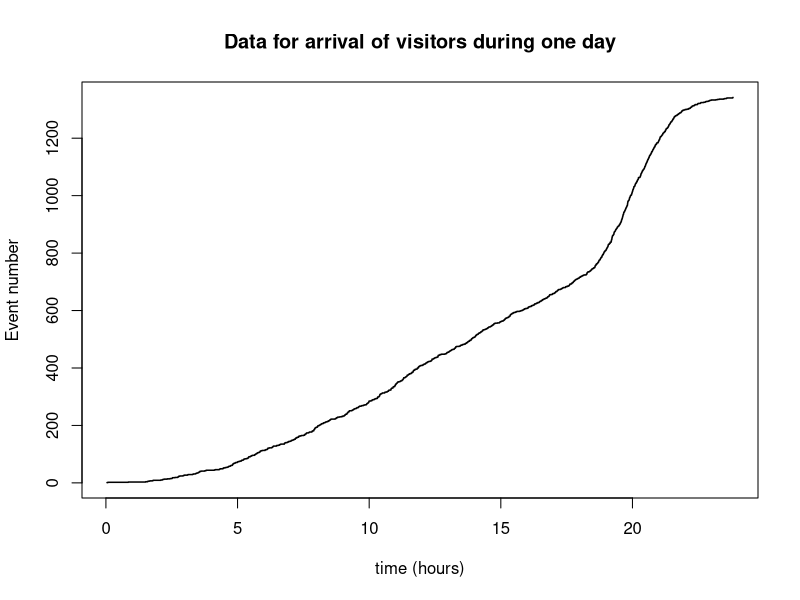
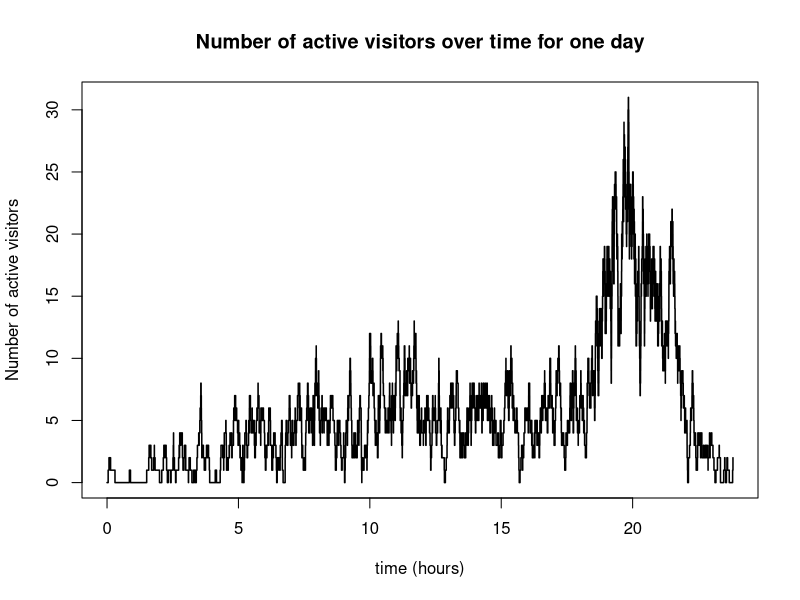
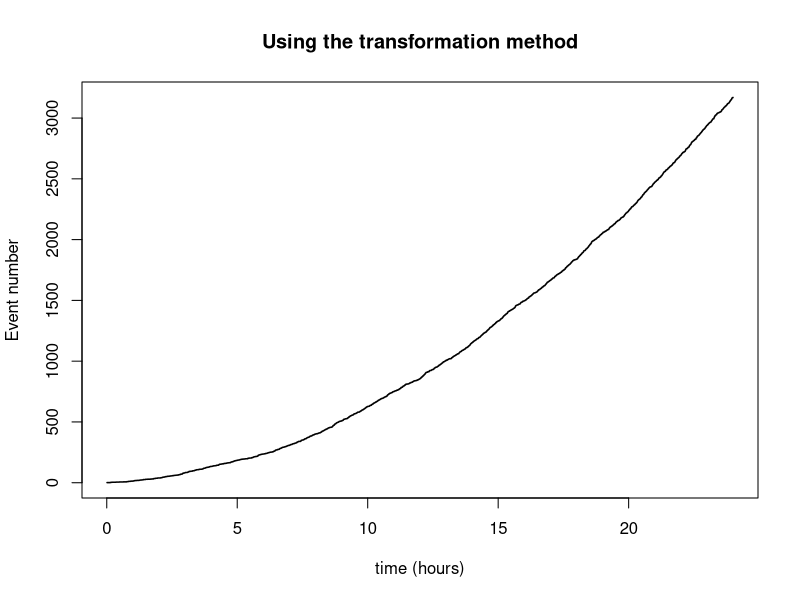
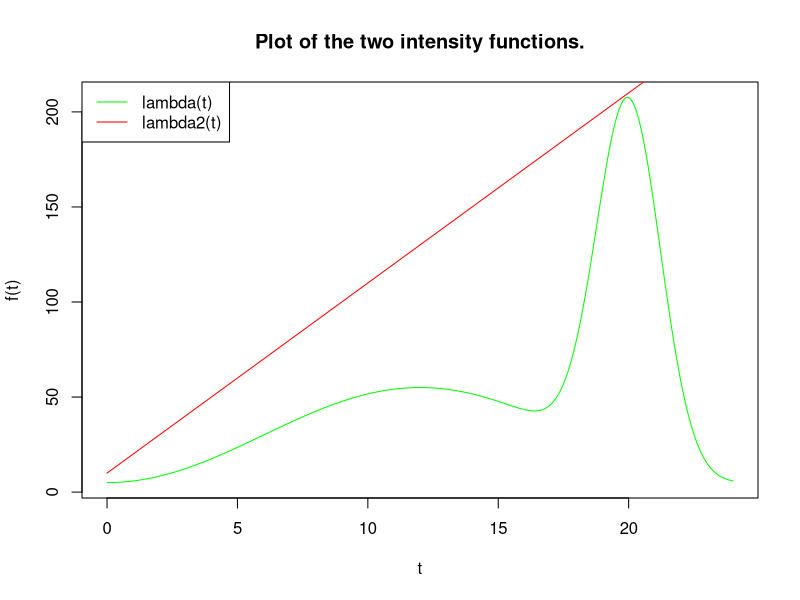
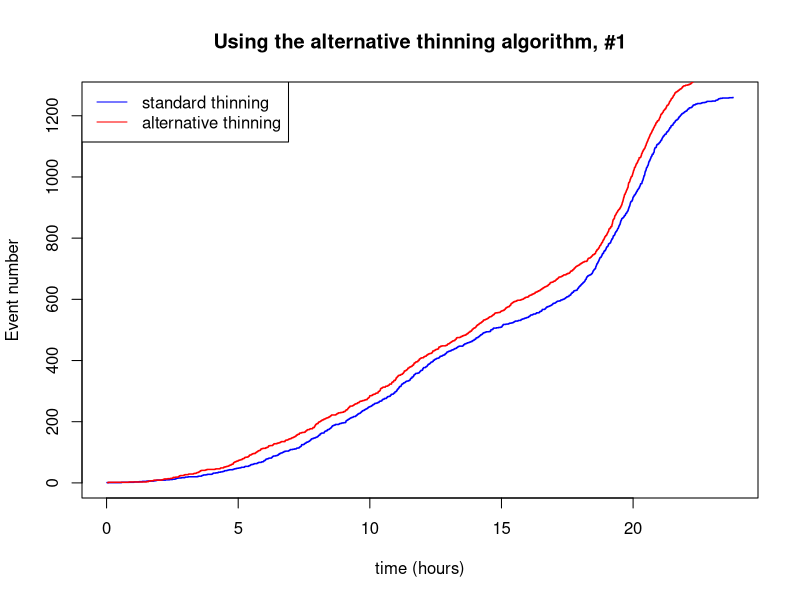
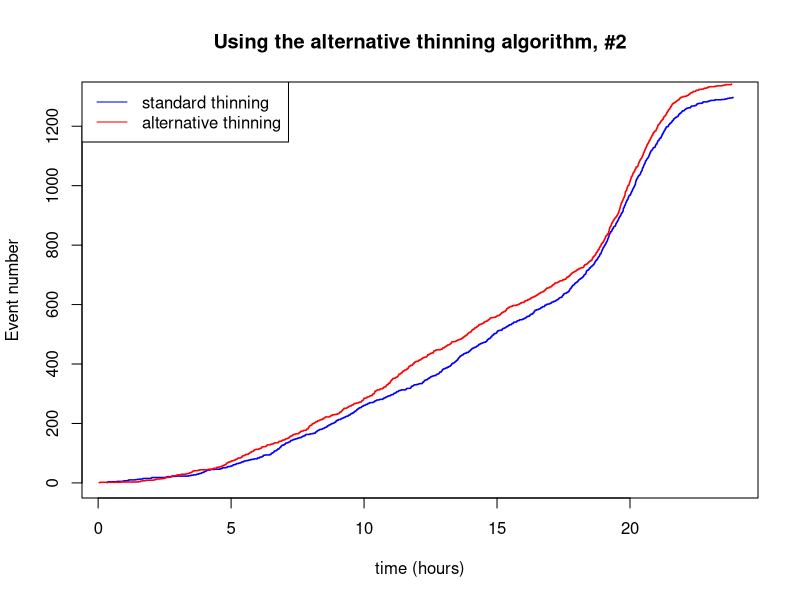
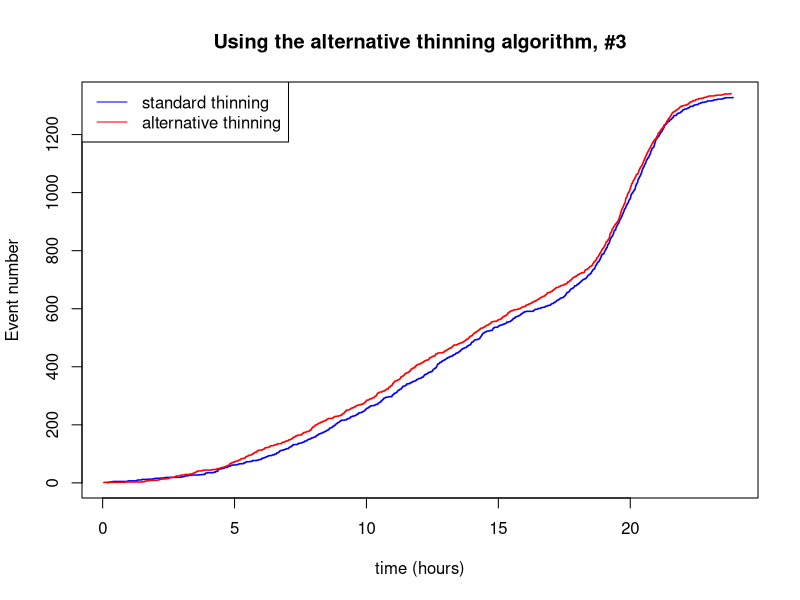

Reproduce these figures in R, in order.
rm(list=ls()) # clear all variables
graphics.off() # clear all figures
cat("\014") # clear console window

###################################################################
# READ ME!

# You should run the whole script once before
# running code snippets separately because some
# may depend on variables and functions defined above it.

###################################################################
##################### Problem 1c ###################################
###################################################################

cat('Problem 1c \n')

# Simulates Nsim individual bet profits.
simPs <- function(Nsim, winprobs, S) {
  X <- matrix(nrow=length(winprobs), ncol=Nsim) # Game outcomes Xi
  for (i in (1:length(winprobs))) {
    p <- winprobs[i]
    X[i,] <- sample(x=c(1, 0), size=Nsim, replace=TRUE, prob=c(p, 1-p))
  }
  TO <- 1/winprobs # Odds TOi = 1/pi
  
  # Ps = (sum(S*TOi*Xi) - n*S) = S*(sum(TOi*Xi - 1))
  profits <- S*colSums(TO*X - 1)
  
  return(profits)
}

Nsim <- 10000
winprobs <- c(0.67, 0.38, 0.4, 0.54)
stake <- 100

Ps <- simPs(Nsim, winprobs, stake)

cat('Estimated expected profit when placing individual bets:', mean(Ps), '\n')

cat('\n')

###################################################################
##################### Problem 1e ###################################
###################################################################
cat('Problem 1e \n')

# Simulates Nsim combined bet profits.
simPc <- function(Nsim, winprobs, S) {
  Xc <- sample(x=c(1, 0), size=Nsim, replace=TRUE,
               prob=c(prod(winprobs), 1-prod(winprobs))) # Combined game outcome Xc
  n <- length(winprobs) # Number of games
  TOc <- prod(1/winprobs) # Combined odds TOc = prod(1/pi)
  
  # Pc = n*S*Xc*TOc - n*S = n*S*(TOc*Xc - 1)
  profits <- n*S*(TOc*Xc - 1)
  return(profits)
}

# NB! Makes use of Nsim, winprobs, and stake defined in the 1c code section!
Pc <- simPc(Nsim, winprobs, stake)

# NB! Makes us of Ps in the 1c code section!
cat('Estimated expected profit when placing individual bets:', mean(Ps), '\n')
cat('Estimated expected profit when combining bets:', mean(Pc), '\n')
cat('Estimated standard deviation when placing individual bets:', sd(Ps), '\n')
cat('Estimated standard deviation when combining bets:', sd(Pc), '\n')

cat('Ps and Pc are both centered around 0, but since Pc has greater variance',
    'more simulations are required to reliably get mean(Pc) close to 0.\n')

cat('\n')

###################################################################
##################### Problem 2b ###################################
###################################################################

cat('Problem 2b \n')

# The first intensity function in problem 2.
lambda <- function(t) {
  return(5 + 50*sin(pi*t/24)^2 + 190*exp(-(t-20)^2/3))
}

# Uses the hit or miss method to estimate the integral of f(t)
# between a and b.
HMMCintegral <- function(n, a, b, c, f) {
  X <- runif(n, a, b)
  Y <- runif(n, 0, c)
  return(c*(b-a)*mean(Y<=f(X)))
}

# Calculates absolute distances between pairs of consecutive elements in
# a vector, and returns the max distance multiplied by the given k.
compensate1 <- function(vec, k) {
  d <- numeric(length(vec)-1)
  for(i in 1:length(d)) {
    d[i] <- abs(vec[i+1]-vec[i])
  }
  return(k*max(d))
}

# Calculates the distance between the max of a vector and its two
# neighbours, and returns the max of these distances multiplied by some
# constant k.
compensate2 <- function(vec, k) {
  i <- which(vec==max(vec))
  if(i<length(vec)) {
    return(k*max(c(abs(vec[i]-vec[i-1])), abs(vec[i+1]-vec[i])))
  } else {
    return(0)
  }
}

### Simulate an estimate of the integral with the number of simulations
### required to have the precision described in point a)
a <- 0
b <- 24
tvec <- seq(from=a, to=b, by = 0.01)
lambdavec <- lambda(tvec)

# Add a small number to the max in case we missed a larger lambda(t)-value.
c <- max(lambdavec) + compensate2(lambdavec, 2)

alpha2b <- 0.05
z <- round(qnorm(p=alpha2b/2, lower.tail=FALSE), digits=2)
e <- 10

n <- ceiling(c^2*(b-a)^2*z^2*0.25/e^2)
cat('Required number of simulations to be ', (1-alpha2b)*100,
    '% certain that the estimate is no more than ', e, 
    ' from the true answer: ', n, '\n', sep='')

lambda.HM <- HMMCintegral(n, a, b, c, lambda)

cat('An estimate of the integral:', lambda.HM, '\n')


### Calculate the probability of having more than 1250 visitors during one day
### (24 hours).
cat('Probability of having more than 1250 visitors during one day',
    ppois(q=1250, lambda=lambda.HM, lower.tail=FALSE), '\n'
)

cat('\n')
###################################################################
##################### Problem 2d ###################################
###################################################################
cat('Problem 2d \n')

# Copied from stochastic_processes_examples.R, and adapted to this problem.
simtNHPP <- function(a,b,lambdamax,lambdafunc){
  # Simple check that a not too small lambdamax is set
  if(max(lambdafunc(seq(a,b,length.out = 100)))>lambdamax)
    stop("lambdamax is smaller than max of the lambdafunction")
  # First simulate HPP with intensity lambdamax on a to b
  expectednumber <- (b-a)*lambdamax  
  Nsim <- 3*expectednumber  # Simulate more than the expected number to be certain to exceed stoptime
  interarrivals <- rexp(Nsim,lambdamax) # Simulate interarrival times
  arrivals <- a+cumsum(interarrivals)   # Calculate arrival times starting at a
  arrivals <- arrivals[arrivals<b] # Dischard the times larger than b
  Nevents <- length(arrivals) # Count the number of events
  # Next do the thinning. Only keep the times where u<lambda(s)/lambdamax
  U <- runif(Nevents)
  arrivals <- arrivals[U<lambdafunc(arrivals)/lambdamax]
  deleted <- 1 - length(arrivals)/Nevents # Proportion of deleted arrival times
  return(list(deleted=deleted, arrivals=arrivals))  # Return the proportion of deleted times, and the remaining times
}

# NB! Makes use of a, b, c, and lambda defined in the 2b code section!
dummy <- simtNHPP(a, b, c, lambda)
deleted2d <- dummy$deleted
arrivals2d <- dummy$arrivals

plot(arrivals2d, 1:length(arrivals2d), type='s', xlab = 'time (hours)', 
     ylab = 'Event number', lwd=1.5,
     main='Data for arrival of visitors during one day')

### Verify by simulations the calculation in point c) of the
### proportion of arrival times being deleted in the thinning
### step of the algorithm.
cat('Proportion of arrival times actually deleted: ',
    round(deleted2d, digits=2)*100.0, '%\n', sep='')

# NB! Makes use of a, b, c, and lambda.HM defined in the 2b code section!
deletedcalc <- 1-lambda.HM/((b-a)*c)
cat('Proportion of arrival times being deleted, calculated as in c): ',
    round(deletedcalc, digits=2)*100.0,
    '%\n', sep='')

if(abs(deleted2d-deletedcalc) < 0.05) {
  cat('Calculated and actual proportion are pretty close!\n')
} else {
  cat('Calculated and actual proportion are not very close!\n')
}

# Copied from stochastic_processes_examples.R.
calculatequeue <- function(arrivaltimes, servicetimes){
  Narrivals <- length(arrivaltimes) # Total number of arrival
  departuretimes <- sort(arrivaltimes+servicetimes) # Calculate and sort the departure times
  eventtimes <- 0 # This will be the vector for event times
  numbersinqueue <- 0 # This will be the vector for numbers in queue, updated at each event time
  currentnumber <- 0  # Keeps track of the current number of customers
  acounter <- 1  # Counter for the arrivals vector
  dcounter <- 1  # Counter for the departures vector
  while(acounter<=Narrivals){
    if(arrivaltimes[acounter]<departuretimes[dcounter]){ # If the next event is an arrival
      currentnumber <- currentnumber+1
      numbersinqueue <- c(numbersinqueue,currentnumber)
      eventtimes <- c(eventtimes,arrivaltimes[acounter])
      acounter <- acounter+1
    }
    else{  # If the next event is an departure
      currentnumber <- currentnumber-1
      numbersinqueue <- c(numbersinqueue,currentnumber)
      eventtimes <- c(eventtimes,departuretimes[dcounter])
      dcounter <- dcounter+1
    }
  }
  return(list(numbers=numbersinqueue,times=eventtimes))
}

### Simulate and plot data for the number of active visitors
### over time for one day.
alpha <- 2
beta <- 3
n <- length(arrivals2d)

servicetimes <- rgamma(n=n, shape=alpha, scale=beta)/60.0 # Convert minutes -> hours
dummy <- calculatequeue(arrivals2d, servicetimes)
times <- dummy$times
numbers <- dummy$numbers

plot(times, numbers, type='s', xlab='time (hours)', 
     ylab='Number of active visitors', lwd=1.5,
     main='Number of active visitors over time for one day')

### Estimate the probability that the maximum number of visitors
### during a day exceeds 30.
### Estimate the median and the 5% and the 95% quantiles of the
### number of visitors at time t = 12.
# Copied from stochastic_processes_examples.R, and adapted to this problem.
t <- 12
Nsim <- 100
maxvalues <- numeric(Nsim)
tvalues <- numeric(Nsim)
for(i in 1:Nsim){
  arrivaltimes <- simtNHPP(a, b, c, lambda)$arrivals
  servicetimes <- rgamma(length(arrivaltimes), shape=alpha, scale=beta)/60.0 # minutes -> hours
  novertime <- calculatequeue(arrivaltimes,servicetimes)
  maxvalues[i] <- max(novertime$numbers)
  # We are not guaranteed that there's an event exactly at t, so let's
  # pick the average of an interval around t.
  # Start with a small interval and make it wider if necessary.
  tvalues[i] <- NaN
  k <- 1
  delta <- 0.01
  while(is.nan(tvalues[i])) {
    index <- abs(novertime$times-t) < k*delta
    # index <- novertime$times>t-k*delta & novertime$times<t+k*delta
    tvalues[i] <- mean(novertime$numbers[index])
    k <- k + 1
  }
}

cat('Probability that the maximum number of visitors during a day ',
    'exceeds 30: ', round(mean(maxvalues>30), digits=3)*100.0, '%\n', sep='')

cat('Median of the number of visitors at time t = ', t , ': ', median(tvalues),
    '\n', sep='')

quantiles <- quantile(tvalues, probs=c(0.05, 0.95))
cat('5% quantile of the number of visitors at time t = ', t , ': ',
    quantiles[1], '\n', sep='')
cat('95% quantile of the number of visitors at time t = ', t , ': ',
    quantiles[2], '\n', sep='')

cat('\n')

###################################################################
##################### Problem 2f ###################################
###################################################################
cat('Problem 2f \n')

# The second intensity function in problem 2, from point e).
lambda2 <- function(t) {
  return(10 + 10*t)
}

# The inverse of the big lambda
lambda2inverse <- function(w) {
  return((-10+sqrt(100+20*w))/10)
}

# Copied from stochastic_processes_examples.R, and adapted to this problem.
# Simulates arrival times for a NHPP between a and b using the
# transformation method.
# NB! Makes use of compensate2 and HMMCintegral defined in the 2b code section!
simtNHPP2 <- function(a, b, lambdafunc, lambdainversefunc) {
  tvec <- seq(a, b, by=0.01)
  c <- max(lambdafunc(tvec)) + compensate2(lambdafunc(tvec), 2)
  # Expected number of events until stop time, calculated using
  # the hit or miss method. Other ways to do this are to let the
  # expeceted value be one of this function's inputs (afterall,
  # the function 10 + 10t is easily integrated), or to give the
  # BigLambda function as input, and calculate the value as BigLambda(b).
  expectednumber <- HMMCintegral(10000, a, b, c, lambdafunc)
  Nsim <- 3*expectednumber  # Simulate more than the expected number to be certain to exceed stoptime
  interarrivals <- rexp(Nsim,1) # Simulate interarrival times from exp(1)
  arrivals <- a+lambdainversefunc(cumsum(interarrivals)) # Calculate arrival times
  arrivals <- arrivals[arrivals<b] # Discard the times larger than b
  return(arrivals)
}

arrivals2f <- simtNHPP2(a, b, lambda2, lambda2inverse)

plot(arrivals2f, 1:length(arrivals2f), type='s', xlab = 'time (hours)', 
     ylab = 'Event number', lwd=1.5,
     main='Using the transformation method')

cat('\n')


###################################################################
##################### Problem 2g ###################################
###################################################################
cat('Problem 2g \n')

### Plot the two intensity functions lambda(t) and lambda2(t)
# NB! Makes use of tvec, and lambda defined in the 2b code section, 
# and lambda2 in the 2f code section!
plot(tvec, lambda(tvec), xlab='t', ylab='f(t)', col='green', type='l',
     main='Plot of the two intensity functions.')
points(tvec, lambda2(tvec), col='red', type='l')
legend('topleft',c('lambda(t)', 'lambda2(t)'), 
       col=c('green', 'red'),lty=1)

# Copied from stochastic_processes_examples.R, and adapted to this problem.
# Simulates arrival times for a NHPP between a and b using the
# alternative thinning algorithm.
# NB! Makes use of HMMCintegral and compensate2 defined in the 2b code section,
# and simtNHPP2 defined in the 2d code section!
simtNHPP3 <- function(a, b, lambdaupper, lambdaupperinverse, lambdafunc) {
  # First simulate NHPP with intensity lambdaupper(t) on a to b
  tvec <- seq(a, b, by=0.01)
  c <- max(lambdafunc(tvec)) + compensate2(lambdafunc(tvec), 2)
  expectednumber <- HMMCintegral(10000, a, b, c, lambdafunc)
  Nsim <- 3*expectednumber  # Simulate more than the expected number to be certain to exceed stoptime
  arrivals <- simtNHPP2(a, b, lambdaupper, lambdaupperinverse) # Simulate an NHPP with intensity lambdaupper(t)
  arrivals <- arrivals[arrivals<b] # Discard the times larger than b
  Nevents <- length(arrivals) # Count the number of events
  # Next do the thinning. Only keep the times where u<lambda(s)/lambdaupper(s)
  U <- runif(Nevents)
  arrivals <- arrivals[U<lambdafunc(arrivals)/lambdaupper(arrivals)]
  deleted <- 1 - length(arrivals)/Nevents # Proportion of deleted arrival times
  return(list(deleted=deleted, arrivals=arrivals))  # Return the proportion of deleted times, and the remaining times
}

# We can verify that the algorithm seems to be correct by comparing
# the plot of this thinning algorithm to the plot of the
# standard thinning algorithm from point 2b), and check if they
# are similar.
for(i in 1:3) {
  # NB! Makes use of a, b, and lambda defined in the 2b code section,
  # and lambda2 and lambda2inverse from the 2f code section.
  dummy <- simtNHPP3(a, b, lambda2, lambda2inverse, lambda)
  deleted2g <- dummy$deleted
  arrivals2g <- dummy$arrivals
  plot(arrivals2g, 1:length(arrivals2g), type='s', xlab = 'time (hours)', 
       ylab = 'Event number', lwd=1.5, col='blue',
       main=paste('Using the alternative thinning algorithm, #', i, sep=''))
  # NB! Makes use of arrivals2d defined the 2d code section!
  points(arrivals2d, 1:length(arrivals2d), type='s',
         lwd=1.5, col='red')
  legend('topleft',c('standard thinning', 'alternative thinning'), 
         col=c('blue', 'red'),lty=1)
}
# The curves for the two thinning methods should be similar in shape.


# NB! Makes use of deleted2d defined in the 2d code section!
cat('Proportion of arrival times actually deleted in point d): ',
    round(deleted2d, digits=2)*100.0, '%\n', sep='')
cat('Proportion of arrival times actually deleted in point g): ',
    round(deleted2g, digits=2)*100.0, '%\n', sep='')
cat('Since lambda2(t) is closer to lambda(t) than lambdamax is,',
    'we don\'t have to delete as many arrival times as in the standard',
    'thinning algorithm.\n')

cat('\n')


